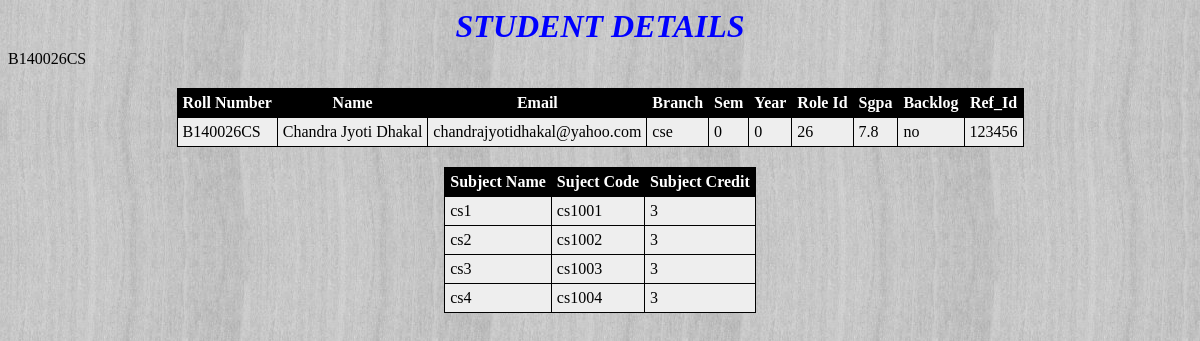
The page /details.php?roll=B140026CS on the database its author committed.
### tables this page shows
CREATE TABLE IF NOT EXISTS `register` (
  `name` varchar(50) NOT NULL,
  `email` varchar(50) NOT NULL,
  `roll` varchar(50) NOT NULL,
  `branch` varchar(50) NOT NULL,
  `sem` int(50) NOT NULL,
  `year` int(50) NOT NULL,
  `roleid` int(50) NOT NULL,
  `sgpa` varchar(50) NOT NULL,
  `backlog` varchar(50) NOT NULL,
  `refid` int(50) NOT NULL,
  PRIMARY KEY (`roll`)
);

CREATE TABLE IF NOT EXISTS `sub` (
  `roll` varchar(50) NOT NULL,
  `subname` varchar(50) NOT NULL,
  `subcode` varchar(50) NOT NULL,
  `credit` int(50) NOT NULL
);

### details.php (the view, shortened to what this page needs)
<?php
$servername = "localhost";
$username = "root";
$password = "";
$dbname = "dummy_test";
$conn = new mysqli($servername, $username, $password, $dbname);
?>
<center><h1>STUDENT DETAILS</h1></center>
</head>
<body bgcolor="pink">
<?php
$roll = $_GET['roll'];
echo $roll;
$sql = "SELECT * FROM register WHERE register.roll='$roll'";
$result = $conn->query($sql);
if ($result->num_rows > 0) {
	 echo "<table><tr><th>Roll Number</th><th>Name</th><th>Email</th><th>Branch</th><th>Sem</th><th>Year</th><th>Role Id</th><th>Sgpa</th><th>Backlog</th><th>Ref_Id</th></tr>";
     if($row = $result->fetch_assoc()) {
         echo "<tr><td>" . $row["roll"]. "</td><td> " . $row["name"]. "</td><td> " . $row["email"]. "</td><td> " . $row["branch"]. "</td><td> " . $row["sem"]. "</td><td> " . $row["year"]. "</td><td> " . $row["roleid"]. "</td><td> " . $row["sgpa"]. "</td><td> " . $row["backlog"]. "</td><td> " . $row["refid"]. "</td></tr>";
     }
     echo "</table>";
} else {
     echo "0 results";
}
$sql = "SELECT * FROM sub WHERE sub.roll='$roll'";
$result = $conn->query($sql);
if ($result->num_rows > 0) {
	 echo "<table><tr><th>Subject Name</th><th>Suject Code</th><th>Subject Credit</th></tr>";
     while($row = $result->fetch_assoc()) {
         echo "<tr><td> " . $row["subname"]. "</td><td> " . $row["subcode"]. "</td><td> " . $row["credit"]. "</td></tr>";
     }
     echo "</table>";
} else {
     echo "0 results";
       }
?>
</body>
</html>

### details.php (style rules this page uses)
body { background: transparent url(background.jpg) repeat; }
h1 { color:blue; font-weight: bold; font-style:italic; //position:absolute; margin:5px auto 5px auto; }
table { //position:absolute; border: 5px; margin:20px auto 20px auto; background-color:#eee; border-collapse:collapse; //top:200px; //left:200px; //width:900px; }
th { background-color:#000; color:white; }
table, td, th { padding:5px; border:1px solid #000; }

### rows shown on the page
register: roll "B140026CS", name "Chandra Jyoti Dhakal", email "chandrajyotidhakal@yahoo.com", branch "cse", sem "0", year "0", roleid "26", sgpa "7.8", backlog "no", refid "123456"
sub: subname "cs1", subcode "cs1001", credit "3"
sub: subname "cs2", subcode "cs1002", credit "3"
sub: subname "cs3", subcode "cs1003", credit "3"
sub: subname "cs4", subcode "cs1004", credit "3"

### other values the page prints
$roll "B140026CS"
